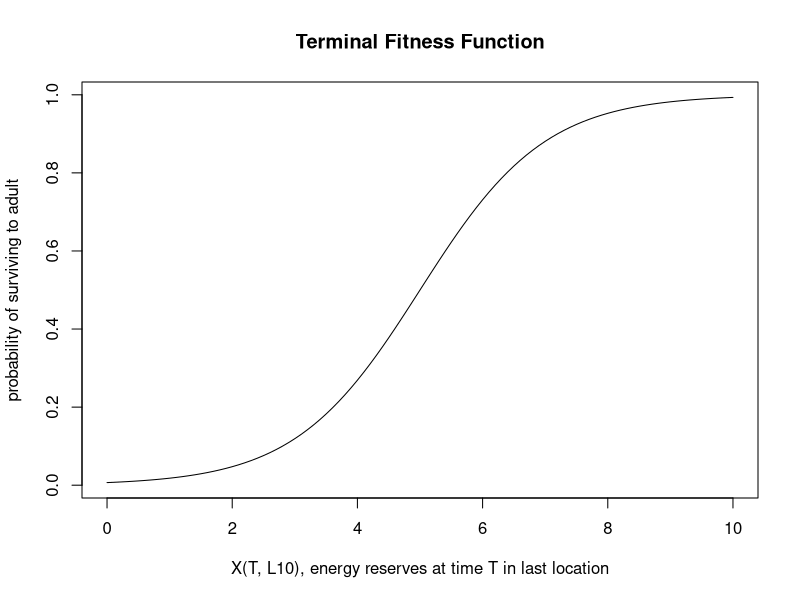
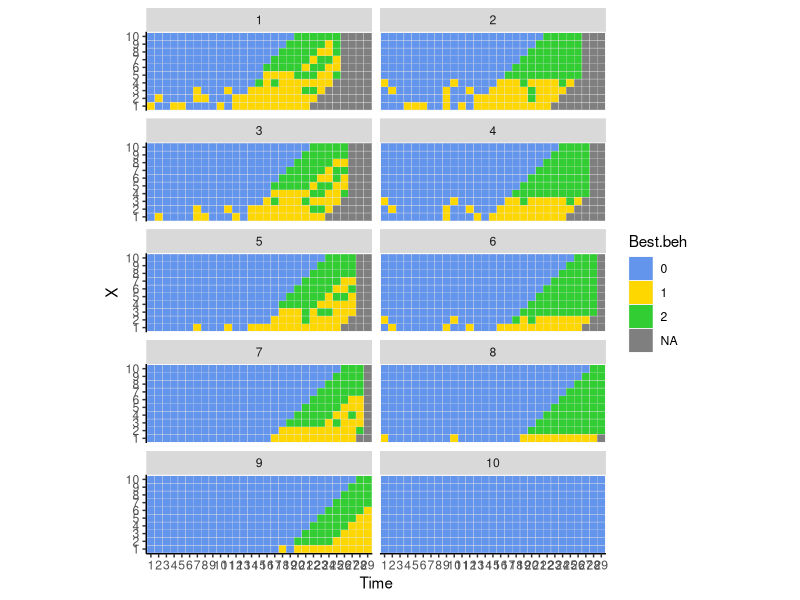
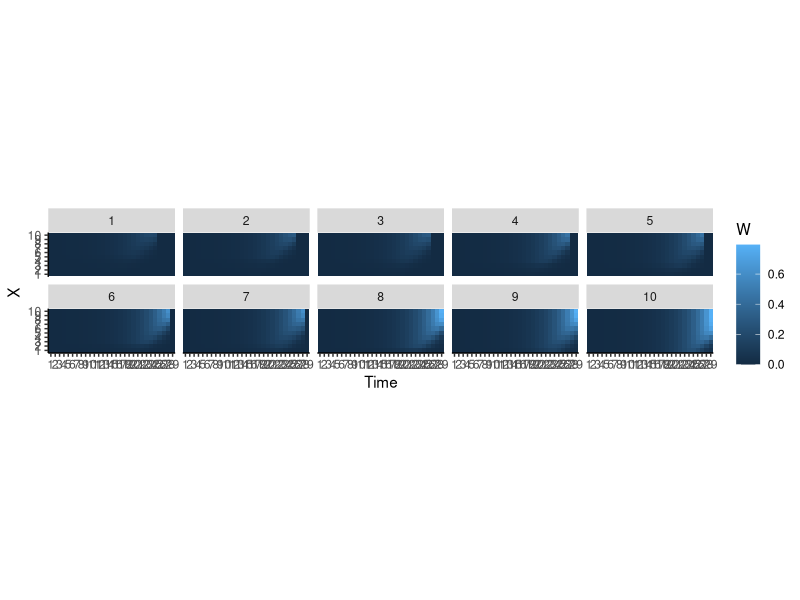
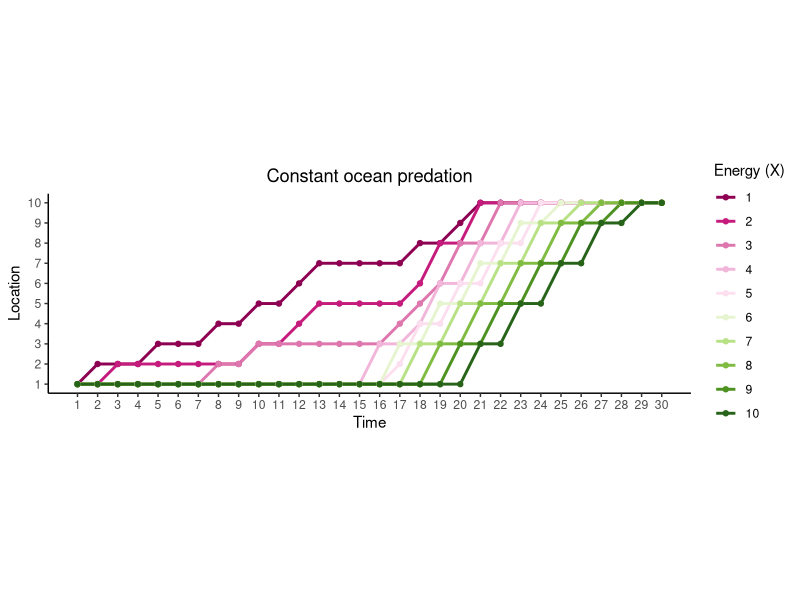

Generate these figures, in order, with R:

#### SABAL FINAL PROJECT ####

### How do migrating salmon change speed (via antipredator behavior) in response to predation risk?


# load libraries
library(abind); library(ggplot2); library(plyr); library(reshape2)

#### Make empty objects to store eventual outputs from dynamic programming equations

# F.all <- an array that stores the final (including terminal) fitness (probability of surviving to a
#          returning adult) for each state (columns), time (rows), for each location (matricies)

F.all <- array(NA, dim=c(30,10,10))  #(rows: time, cols: state, matricies: location)


# Best.beh <- an array with the same structure as F.all. This is the decision matrix. Stored values
#             will be the best decision chosen (move 0, 1, 2 locations).

Best.beh <- array(NA, dim=c(30,10,10))  #(rows: time, cols: state, matricies: location)


# F.vec <- an array to hold the total fitness at time t+1 (2nd column, value used in calculations), and
#         at time t (1st column, resulting value from current calculation, which will be used in the NEXT
#         iteration).

F.vec <- array(NA, dim=c(10,2,10))  #(rows: state, cols: F(x,t), F(x, t+1), matricies: location)


#### Parameters 
m <- 5
B <- c(0.2, 0.4, 0.2)
e <- c(1, 1, 1)
e10 <- 2
c <- c(1, 1, 2)
X <- seq(1, 10, 1)
Xcrit <- 0
Xmax <- 10
L <- seq(1, 10, 1)
Lmax <- 10
b <- c(0, 1, 2)  # behavior: move 0, 1, 2 locations
Horizon <- 30  



#### Terminal fitness function - how do energy reserves at time T and location 10 relate to probability of
#    surviving to a returning adult? More final energy reserves, more likely to survive to adult.
#    Terminal fitness can only range between 0 and 1.

#ONLY applicable if location is 10 at time T!!!! Otherwise, fitness is 0!
T.FITNESS <- function(X, m){  1/(1+exp(-X+m)) }
curve(T.FITNESS(X, m=5), xlim=c(0, 10), ylab="probability of surviving to adult",
      xlab="X(T, L10), energy reserves at time T in last location", main="Terminal Fitness Function",
      xname = "X")


### Fill in last column (T) for of F.vec based on Terminal fitness function
F.vec[(Xcrit+1):Xmax,2,10] <- T.FITNESS(X = seq((Xcrit+1), Xmax ,1), m=5)  #if salmon make it to location 10, then their fitness depends on their energy reserves.
F.vec[0:Xcrit,2,10] <- 0
F.vec[,2,1:9] <- 0    #if salmon end in any location besides the last (10), then their fitness is 0!



#### Fitness function - function to calculate fitness at any state, location, and behavior.

FITNESS <- function(B, X, Xmax, L, Lmax, e, e10, c, b, F.vec){
  Xnew <- ifelse(L < 10, X + e - c, X + e10 - c) # calculate new state: energy reserves. If in L 10 than salmon gains MORE energy.
  Xnew <- min(Xnew, Xmax)
  Lnew <- L + b      # calculate new state: location
  Lnew <- min(Lnew, Lmax)
  
  W <- ifelse(Xnew > Xcrit, (1-B)*F.vec[Xnew, 2, Lnew], 0) # calculate fitness: prob of survive predation times future fitness of RESULTING state and location.
  # if X is less than 1, than fitness is 0 no matter what.
  return(W)
}

# check fitness function works.
## FITNESS(B[1], X=7, Xmax, L=10, Lmax, e[1], e10, c[1], b[1], F.vec)


#### Function to get maximum fitness and best behavioral choice for any state and location. Save in Temporary array (Temp.out) to bring to next function/loop.
OVER.BEH <- function(B, X, Xmax, L, Lmax, e, e10, c, b, F.vec){
  W.behs <- matrix(NA, 3, 1)  #matrix to save fitnesses (W) from each (3) behavioral choice.
  
  for(i in 1:length(b)){ W.behs[i,] <- FITNESS(B[i], X, Xmax, L, Lmax, e[i], e10, c[i], b[i], F.vec) }   #where does x come from?
  
  W.best <- max(W.behs)  # store highest fitness in F.vec for next iteration.
  Temp <- data.frame(W = W.behs, beh = seq(0,2,1))  #make temp dataframe with each fitness (W) for each behavior.
  Beh.best <- ifelse(W.best > 0, Temp[Temp$W == max(Temp$W),2], NA)  #get single value of best behavior choice (0,1,2). If W.best is 0 for all behavioral types, than no beh is best, return NA.
  F.vec[X,1,L] <- W.best  # save best fitness in the appropriate F.vec column 1 for that specific state X and L.
  
  Temp.out <- array(NA, dim=c(11,2,10)) #(rows: state, cols: F(x,t), F(x, t+1), matricies: location). Same size as F.vec, but add 1 row to save best W and beh.
  Temp.out[11,,] <- c(W.best, Beh.best)
  Temp.out[1:10,,] <- F.vec  # Temp.out needs ALL the info that will be used in the next function/loop. 
  # F.vec AND the best W and best beh. Will split up later to use in different ways in the next function OVER.STATES.
  return(Temp.out)
}


# #Check if for loop inside OVER.BEH works...Yes!
#   W.behs <- matrix(NA, 3, 1)   #vector to save fitnesses (W) from each (3) behavioral choice.
#   for(i in 1:3){ W.behs[i,] <- FITNESS(B[i], X=8, Xmax=10, L=8, Lmax=10, e[i], c[i], b[i], F.vec) }

# # see if OVER.BEH works for a specific X and L state for T-1. Yes! And F.vec column 1 is updated with new value for next iteration!!!
#  OVER.BEH(B, X=8, Xmax=10, L=10, Lmax=10, e, e10, c, b, F.vec) # see output of OVER.BEH function.
#  OVER.BEH(B, X=2, Xmax=10, L=10, Lmax=10, e, e10, c, b, F.vec) # see output of OVER.BEH function. ERROR HERE!?
#  OVER.BEH(B, X=1, Xmax=10, L=1, Lmax=10, e, e10, c, b, F.vec) # Common to have problems when X=1...use this to check. ERROR HERE?!



#### Function to iterate over both states X and L. Output is an array where first two columns is updated F.vec, third col is best W, fourth col is best Beh.

OVER.STATES <- function(B, X, Xmax, L, Lmax, e, e10, c, b, F.vec){
  Store <- array(NA, dim=c(10,2,10))  # array to store all W.best (column 1) and Beh.best (column 2) values from OVER.BEH for each state X (rows) and L (matricies).
  
  for(X in 1:Xmax){  # iterate over states X
    for(L in 1:Lmax){ # iterate over states L
      Temp.out <- OVER.BEH(B, X, Xmax, L, Lmax, e, e10, c, b, F.vec) # returns Temp.out from OVER.BEH, which as the updated F.vec AND W.best and Beh.best in the last row.
      
      n <- nrow(Temp.out) - 1  # get number of states by subtracting the last row to store W.best and Beh.best (this should be 10)
      F.vec <- Temp.out[1:n,,] # get F.vec back solo by subsetting Temp.out without the stored last row with W.best and Beh.best.
      
      best.W.beh <- c(Temp.out[n+1,1,1], Temp.out[n+1,2,1]) # get only stored values W.best and Beh.best (last row of Temp.out)
      Store[X,,L] <- best.W.beh # put best W and best beh in Store.
    }}
  
  # combine Store values with F.vec in Temp.out2 as the vessel leaving this function to bring important info to next for loop!
  Temp.out2 <- abind(F.vec, Store, along = 2) # add store columns to F.vec. This should be an array with 4 columns: F(X,t), F(X,t+1), W.best, Beh.best.
  return(Temp.out2)
}


# check to see if OVER.STATES works and returns Temp.out2! Yes!!!!
#  OVER.STATES(B, X, Xmax, L, Lmax, e, c, b, F.vec)


#### MAIN PROGRAM: iterate all of the above functions over time starting with T and moving backwards until t = 0.

### Output objects to save data from program
F.vec  # (rows: state, cols: F(x,t), F(x, t+1), matricies: location)
F.all  # (rows: time, cols: state, matricies: location)
Best.beh # (rows: time, cols: state, matricies: location)


# Start iterations over time
Time <- Horizon # time starts with 30 time steps.

# Use a while loop starting at Time = 30, decrement with each loop, until time is 1 and then exit the loop.
while(Time > 1) {
  Time <- Time - 1 # calculate fitness and behavioral choices for the previous time step.
  
  Temp.out2 <- OVER.STATES(B, X, Xmax, L, Lmax, e, e10, c, b, F.vec) # get all fitness values for this time step for each state X and L!
  TempF.vec <- Temp.out2[,1:2,] # get F.vec out of Temp.out2 from OVER.STATES. Only first 2 columns of the array.
  
  for (J in 1:Xmax){    # for each state X and L, update F.vec with the new F.vec (TempF.vec) from the OVER.STATES function (column 1),
    for(K in 1:Lmax){   # and put those values back into F.vec in the second column to be ready for the next time iteration.
      F.vec[J,2,K] <- TempF.vec[J,1,K] }}
  
  Best.beh[Time,,] <- Temp.out2[,4,]  # save best behavior in Best.beh (decision matrix!)
  F.all[Time,,] <- Temp.out2[,3,]     # save best fitness in F.all
}

# check F.all and Best.beh to see if they make sense...they do!!! Woohoo!
F.all
Best.beh


#### OUTPUT
## Collapse arrays and combine into one dataframe for plotting in ggplot.
df.beh <- adply(Best.beh, c(1,2,3))                  # collapse array to dataframe
colnames(df.beh) <- c("Time", "X", "L", "Best.beh")  # add labels to columns

df.W <- adply(F.all, c(1,2,3))
colnames(df.W) <- c("Time", "X", "L", "W")

df.all1 <- join(df.beh, df.W)   # join data for best behavior and fitness together in one dataframe.
df.all1$Best.beh <- as.factor(df.all1$Best.beh)

df.all1 <- df.all1[df.all1$Time != 30,]  # drop Time = 30 because that is the end, and therefore have no behavioral choices.

#### PLOTS

# http://www.roymfrancis.com/a-guide-to-elegant-tiled-heatmaps-in-r/

# decision matrix plots for best behaviors at each location
ggplot(data=df.all1, aes(x=Time, y=X, fill=Best.beh)) + geom_tile(color="gray90") + facet_wrap(~ L, ncol = 2) +
  scale_fill_manual(values = c("cornflowerblue", "gold", "limegreen")) + coord_equal() +
  theme(axis.line = element_line(colour = "black"), panel.border = element_blank(), panel.background = element_blank())


# decision matrix plots for fitness at each location
ggplot(data=df.all1, aes(x=Time, y=X, fill=W)) + geom_tile() + facet_wrap(~ L, ncol = 5) + coord_equal() +
  theme(axis.line = element_line(colour = "black"), panel.border = element_blank(), panel.background = element_blank())



#### FORWARD SIMULATIONS ####

output <- matrix(NA, Horizon, 10)  # rows: time, columns: state (X). Output to track best behaviors over time for each state.
output[1,] <- 1 # salmon start in location 1

# for loop tracking new locations for individuals starting at L = 1, and all states of X over time.

for(X in 1:Xmax){               # iterate over state
  for(t in 1:(Horizon-1)){      # iterate over time
    L <- output[t,X]            # current location is the value in the current row of time (t)
    Lnew <- L + Best.beh[t,X,L] # location in next time step is the current location plus how much they move (Best.beh)
    Lnew <- min(Lnew, Lmax)     # location cannot be greater than Lmax 
    output[t+1,X] <- Lnew       # store new location in the next row (t+1)
  }
}



#### Plot forward simulations!

data.tracks <- melt(output)
colnames(data.tracks)<- c("Time", "X", "Location")

indiv.constant <- ggplot(data=data.tracks, aes(x=Time, y=Location, color=as.factor(X))) + geom_line(size=1) + geom_point() +
  theme(axis.line = element_line(colour = "black"), panel.border = element_blank(), panel.background = element_blank()) +
  theme(legend.key=element_blank(), legend.background=element_blank()) + coord_equal() +
  scale_x_continuous(breaks = seq(1,Horizon,1)) +
  scale_y_continuous(breaks = seq(1,Lmax,1)) +
  scale_color_brewer(name= "Energy (X)", palette = "PiYG") +
  ggtitle("Constant ocean predation") + theme(plot.title = element_text(hjust = 0.5))
indiv.constant

  ## also try "PRGn", "RdBu", "PiYG"
  

#### NOTES
## ANOTHER THING THAT COULD BE STOCHASTIC IS WHEN PEAK OCEAN ENTRY IS!!!!!! THAT WOULD BE MOST REALISTIC!
